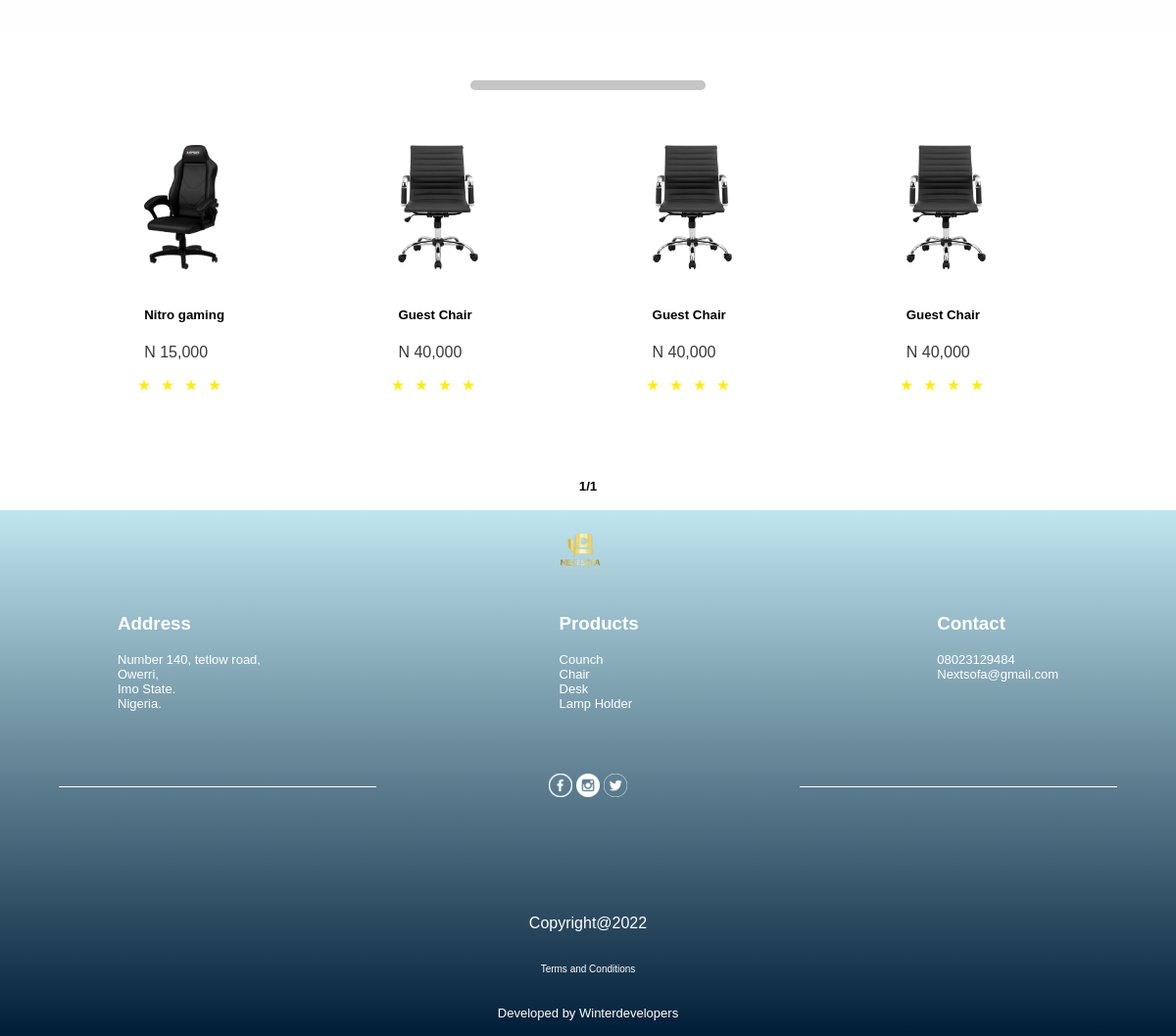
Page /collection/gaming-chair (lower part) on the earlier database version.
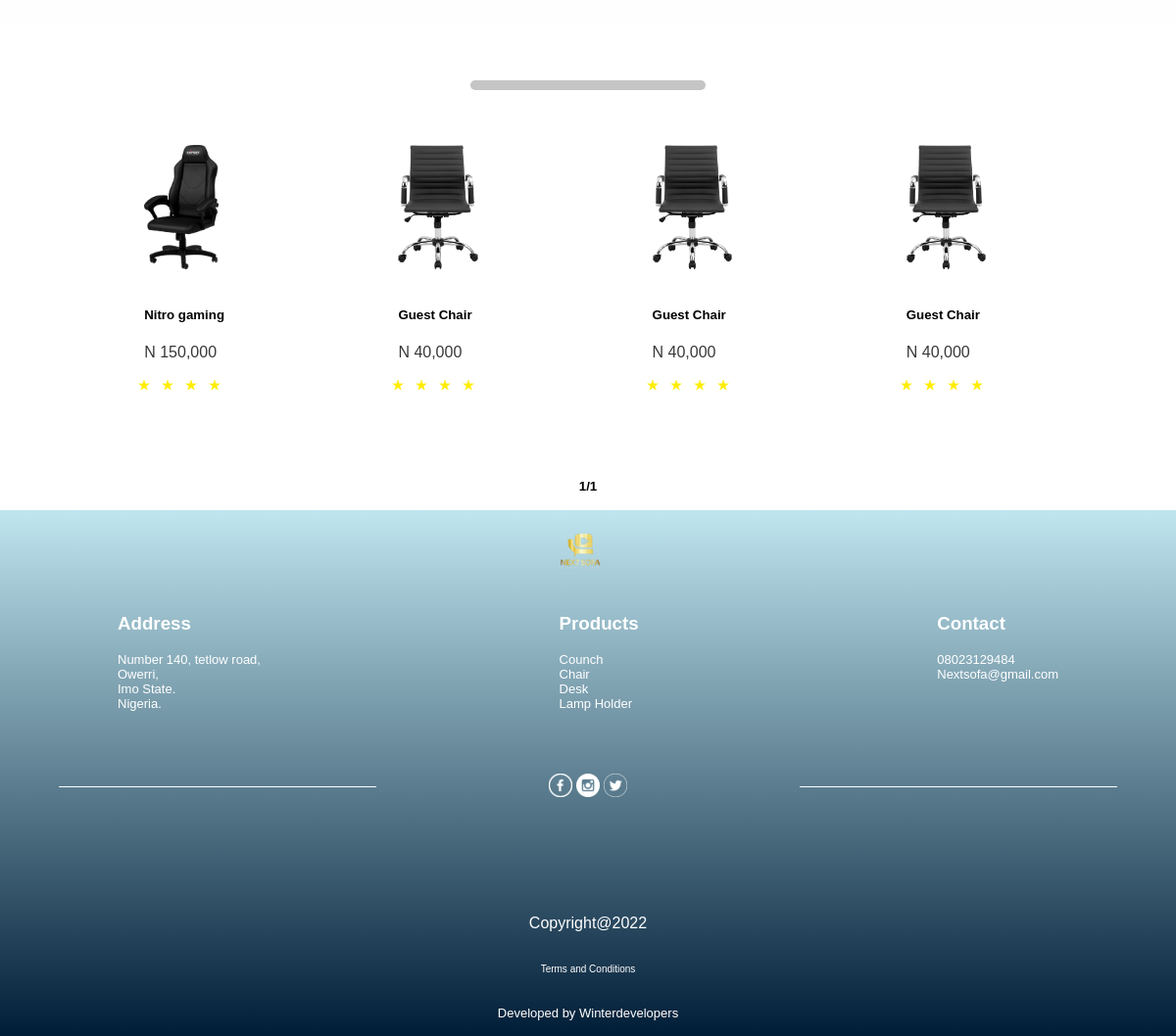
Same page on the later database version.
### store/models.py (models this page shows, shortened)
class Product(models.Model):
    collection = models.ForeignKey(Collection, on_delete = models.CASCADE, related_name='product_collect')
    name = models.CharField(max_length=40)
    slug = models.SlugField(null=True)
    top_featured = models.BooleanField(default=False)
    description = models.CharField(max_length=400)
    insight = models.PositiveBigIntegerField(default=0)
    price = models.BigIntegerField(default=0)
    quantity = models.IntegerField(default=0)
    image = models.ImageField(upload_to='product')
    def imageURL(self):
        try:
            img_url = self.image.url
        except:
            img_url = 'next-sofa'
        return img_url
    def get_absolute_url(self):
        return reverse('store:product', kwargs={'slug':self.slug})

### company/views.py (the view)
# urls.py: path('collection/<slug:slug>', views.collection, name='collection'),
def collection(request, slug):
    collection = Collection.objects.get(slug=slug)
    featured_products = Product.objects.filter(collection=collection)
    page = request.GET.get('page',1)
    pagnated_products = Paginator(featured_products, 1)
    try:
        products = pagnated_products.page(page)
    except PageNotAnInteger:
        products = pagnated_products.page(1)
    except EmptyPage:
        products = pagnated_products.page(pagnated_products.num_pages)
    context = {'products':products, 'collection':collection, 'paginate':pagnated_products}
    template_name = 'collection.html'
    return render(request, template_name, context)

### company/models.py (called while the page is built)
    def imageURL(self):
        try:
            img_url = self.image.url
        except:
            img_url = 'next-sofa'
        return img_url

### company/templates/collection.html (shortened to what this page needs)
{% extends 'base.html' %}
{% load static %}
{% load humanize %}
{% block content %}
<section class="category">
    <div style="width:20%;height:0.6rem;background-color: rgb(197, 197, 197); position: relative;top:2.5rem; border-radius:0.3rem;margin:0rem auto;margin-bottom: 3rem;"></div>
</section>
    <section class="our-product">
        <div class="product-item-container">
            {% for product in products %}
            <div>
                <a href="{{product.get_absolute_url}}">
                    <div class="product-image">
                        <img src="{{product.imageURL}}" alt="">
                    </div>
                    <h5>
                        {{product.name}}
                    </h5>
                    <p>
                        N {{product.price|intcomma}}
                    </p>
                    <div class="product-review-star">
                        <img src="{% static 'icons/star.png' %}" alt="">
                        <img src="{% static 'icons/star.png' %}" alt="">
                        <img src="{% static 'icons/star.png' %}" alt="">
                        <img src="{% static 'icons/star.png' %}" alt="">
                    </div>
                </a>
            </div>
            {% endfor %}
            <div>
                <div class="product-image">
                    <img src="{% static 'images/guest-chair.png' %}" alt="">
                </div>
                <h5>
                    Guest Chair
                </h5>
                <p>
                    N 40,000
                </p>
                <div class="product-review-star">
                    <img src="{% static 'icons/star.png' %}" alt="">
                    <img src="{% static 'icons/star.png' %}" alt="">
                    <img src="{% static 'icons/star.png' %}" alt="">
                    <img src="{% static 'icons/star.png' %}" alt="">
                </div>
            </div>
            <div>
                <div class="product-image">
                    <img src="{% static 'images/guest-chair.png' %}" alt="">
                </div>
                <h5>
                    Guest Chair
                </h5>
                <p>
                    N 40,000
                </p>
                <div class="product-review-star">
                    <img src="{% static 'icons/star.png' %}" alt="">
                    <img src="{% static 'icons/star.png' %}" alt="">
                    <img src="{% static 'icons/star.png' %}" alt="">
                    <img src="{% static 'icons/star.png' %}" alt="">
                </div>
            </div>
            <div>
                <div class="product-image">
                    <img src="{% static 'images/guest-chair.png' %}" alt="">
                </div>
                <h5>
                    Guest Chair
                </h5>
                <p>
                    N 40,000
                </p>
                <div class="product-review-star">
                    <img src="{% static 'icons/star.png' %}" alt="">
                    <img src="{% static 'icons/star.png' %}" alt="">
                    <img src="{% static 'icons/star.png' %}" alt="">
                    <img src="{% static 'icons/star.png' %}" alt="">
                </div>
            </div>
        </div>
    </section>
    <div class="pagnition">
        {% for i in products.paginator.page_range %}
        {% if products.number == i %}
        <div>{{i}}/{{paginate.num_pages}}</div>
        {% endif %}
        {% endfor %}
    </div>
{% endblock %}

### company/templates/base.html (shortened to what this page needs)
{% load static %}
<!DOCTYPE html>
<html lang="en">
<head>
    <link rel="stylesheet" href="{% static 'css/main.css'  %}">
{% block content %}
{% endblock content %}
<body>
  <footer>
    <div class="footer-logo">
        <img src="{% static 'icons/next-sofa-logo.png' %}" alt="">
    </div>
    <div class="footer-content">
        <div>
            <div class="footer-header">
                <h3>Address</h3>
            </div>
            <div class="footer-content-list no-display-min">
                <div>Number 140, tetlow road,<br>
                    Owerri,<br>
                    Imo State. <br>
                    Nigeria.
                </div>
            </div>
        </div>
        <div>
            <div class="footer-header">
                <h3>Products</h3>
            </div>
            <div class="footer-content-list no-display-min">
                <div>Counch</div>
                <div>Chair</div>
                <div>Desk</div>
                <div>Lamp Holder</div>
            </div>
        </div>
        <div>
            <div class="footer-header">
                <h3>Contact</h3>
            </div>
            <div class="footer-content-list no-display-min">
                <div>08023129484</div>
                <div>Nextsofa@gmail.com</div>
            </div>
        </div>
    </div>
    <div class="footer-social">
        <div>
            <div class="footer-social-icons">
                <img src="{% static 'icons/facebook.svg' %}" alt="">
                <img src="{% static 'icons/instagram.svg' %}" alt="">
                <img src="{% static 'icons/twitter.svg' %}" alt="">
            </div>
        </div>
    </div>
    <div class="footer-others">
        <div>Copyright@2022</div>
        <div style="font-size:x-small;">Terms and Conditions</div>
        <div style="font-size:small;margin-bottom:0;">Developed by Winterdevelopers</div>
    </div>
  </footer>
</body>
</html>

### static/css/main.css (style rules this page uses)
:root { --gold-font:#FFE178; --dark-font:rgb(3, 3, 3); --grey-font:rgb(56, 56, 56); --grey-background:#D9D9D9; --light-grey-background:#E9E9E9; }
a { text-decoration:none; color: var(--dark-font);padding:0rem; }
body { padding: 0;margin: 0; font-family:Verdana, Geneva, Tahoma, sans-serif; }
.no-display-min { display:block; }
footer { background-image: linear-gradient(180deg,rgba(46, 172, 204, 0.3), rgba(0, 29, 55, 1)); margin-top: auto; color: white;padding-bottom:1rem; }
.footer-logo { margin: 0rem auto;width:7rem; }
.footer-logo img { width:6rem; }
.footer-content { display:flex;width:80%; flex-wrap: nowrap;justify-content: space-between; margin: 0rem auto; }
.footer-content-list { font-size: small; }
.footer-header { font-weight: 900; display: flex; justify-content: space-between; }
.footer-social { width: 90%; margin: 4rem auto; }
.footer-social>div { display: flex; justify-content: space-between; height: 5rem; }
.footer-social img { width: 1.5rem;height:1.5rem; }
.footer-others { text-align: center; }
.footer-others>div { margin-bottom: 2rem; }
.our-product { padding:2rem; }
.our-product p { color:var(--grey-font); }
.product-review-star { display:flex; }
.product-review-star img { width: 1rem;padding-left:0.5rem; }
.product-image { width: 8rem;height:8rem; padding:1rem; }
.product-image img { max-width:100%; min-width: 50%; height:100%; object-fit: contain; margin:0 auto; }
.product-item-container { display: flex;justify-content:space-evenly; flex-wrap: wrap; }
.product-item-container>div { margin-bottom: 2rem; }
.product-item-container>div h5,p { padding-left:1rem; }
.category { background-image: linear-gradient(180deg,rgba(231, 231, 231, 1),rgba(217, 217, 217, 0)); padding-top:12rem;width: 100vw; }
.pagnition { width:fit-content; margin:1rem auto; display: flex; }
.pagnition div { font-size: smaller; font-weight: 800; height:1rem;margin-top: 0.5rem; }

Differences in the rows shown:
changed Product "Nitro gaming": price "15,000" → "150,000"
